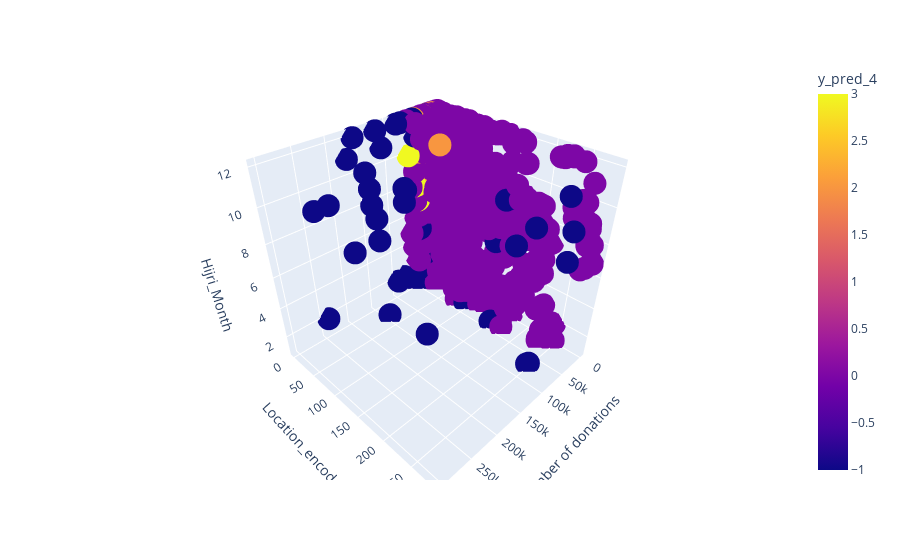

Notebook source saved alongside this figure:
### Code cell
#df_2 = df[['Number of donations','Beneficiaries','Location_encoded','Hijri_Month']]

import plotly
import plotly.express as px

fig = px.scatter_3d(X4, x='Number of donations', y='Location_encoded', z='Hijri_Month',
              color='y_pred_4')
fig.show()

### Figure 1 — Plotly figure (JSON) as saved in the notebook; plotly's stock layout.template omitted (floating-point values rounded to 4 significant figures; data arrays with more than 128 entries replaced by an {"elided": "..."} marker saying what was removed)
{"data": [{"hovertemplate": "Number of donations=%{x}<br>Location_encoded=%{y}<br>Hijri_Month=%{z}<br>y_pred_4=%{marker.color}<extra></extra>", "legendgroup": "", "marker": {"color": {"elided": "1485 int values"}, "coloraxis": "coloraxis", "symbol": "circle"}, "mode": "markers", "name": "", "scene": "scene", "showlegend": false, "type": "scatter3d", "x": {"elided": "1485 int values"}, "y": {"elided": "1485 int values"}, "z": {"elided": "1485 int values"}}], "layout": {"coloraxis": {"colorbar": {"title": {"text": "y_pred_4"}}, "colorscale": [[0, "#0d0887"], [0.1111, "#46039f"], [0.2222, "#7201a8"], [0.3333, "#9c179e"], [0.4444, "#bd3786"], [0.5556, "#d8576b"], [0.6667, "#ed7953"], [0.7778, "#fb9f3a"], [0.8889, "#fdca26"], [1, "#f0f921"]]}, "legend": {"tracegroupgap": 0}, "margin": {"t": 60}, "scene": {"domain": {"x": [0, 1], "y": [0, 1]}, "xaxis": {"title": {"text": "Number of donations"}}, "yaxis": {"title": {"text": "Location_encoded"}}, "zaxis": {"title": {"text": "Hijri_Month"}}}}}
